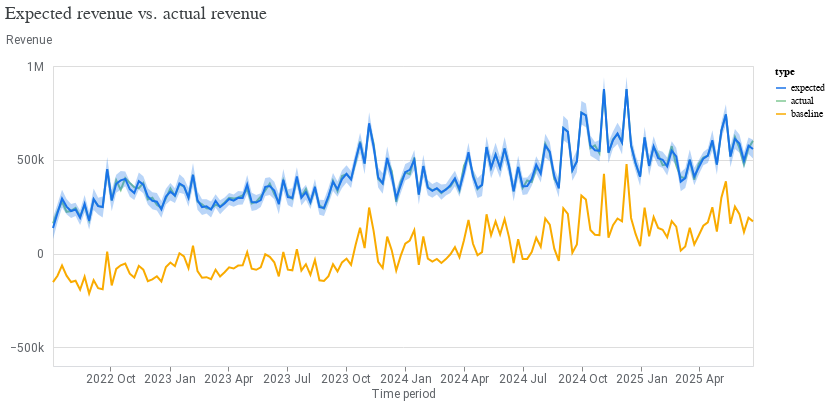

Here is the notebook cell this chart was saved with:
### Markdown cell above
**Model selection** (Combine vs Drop multicollinear channels).
We trained two Meridian MMM variants to address extreme multicollinearity among YouTube/Facebook/Instagram: (A) combining them into a single “Digital” channel and (B) dropping the collinear channels. Both models converged and achieved nearly identical fit (R²≈0.95, wMAPE≈0.12). We selected the Drop model as the primary specification because it had a lower posterior probability of negative baseline (0.37 vs 0.54), indicating a slightly more stable baseline component while maintaining essentially the same predictive accuracy.

### Code cell
model_fit = visualizer.ModelFit(mmm)
model_fit.plot_model_fit()

### Figure 1 — Vega-Lite specification as saved in the notebook (floating-point values rounded to 4 significant figures; data arrays with more than 128 entries replaced by an {"elided": "..."} marker saying what was removed)
{"config": {"view": {"continuousWidth": 300, "continuousHeight": 300}, "axis": {"labelColor": "#5F6368", "labelFont": "Roboto", "labelFontSize": 12, "titleColor": "#5F6368", "titleFont": "Roboto", "titleFontSize": 12, "titleFontWeight": "normal"}}, "layer": [{"mark": {"type": "line"}, "encoding": {"color": {"field": "type", "scale": {"domain": ["expected", "actual", "baseline"], "range": ["#1A73E8", "#81C995", "#F9AB00"]}, "type": "nominal"}, "x": {"axis": {"domainColor": "#DADCE0", "format": "%Y %b", "grid": false, "tickCount": 8}, "field": "time", "title": "Time period", "type": "temporal"}, "y": {"axis": {"domain": false, "labelExpr": "replace(format(datum.value, '.3~s'), 'G', 'B')", "labelPadding": 10, "tickCount": 5, "ticks": false, "titleAlign": "left", "titleAngle": 0, "titleY": -20}, "field": "mean", "title": "Revenue", "type": "quantitative"}}}, {"mark": {"type": "area", "opacity": 0.3}, "encoding": {"color": {"field": "type", "legend": null, "scale": {"domain": ["expected"], "range": ["#1A73E8"]}, "type": "nominal"}, "x": {"field": "time", "type": "temporal"}, "y": {"field": "ci_hi", "type": "quantitative"}, "y2": {"field": "ci_lo"}}}], "data": {"name": "data-6e688faf9259e4f9140451d8f256f338"}, "resolve": {"scale": {"color": "independent"}}, "title": {"text": "Expected revenue vs. actual revenue", "anchor": "start", "color": "#3C4043", "font": "Google Sans Display", "fontSize": 18, "fontWeight": "normal", "offset": 10}, "width": 700, "$schema": "https://vega.github.io/schema/vega-lite/v5.20.1.json", "datasets": {"data-6e688faf9259e4f9140451d8f256f338": {"elided": "468 records"}}}
